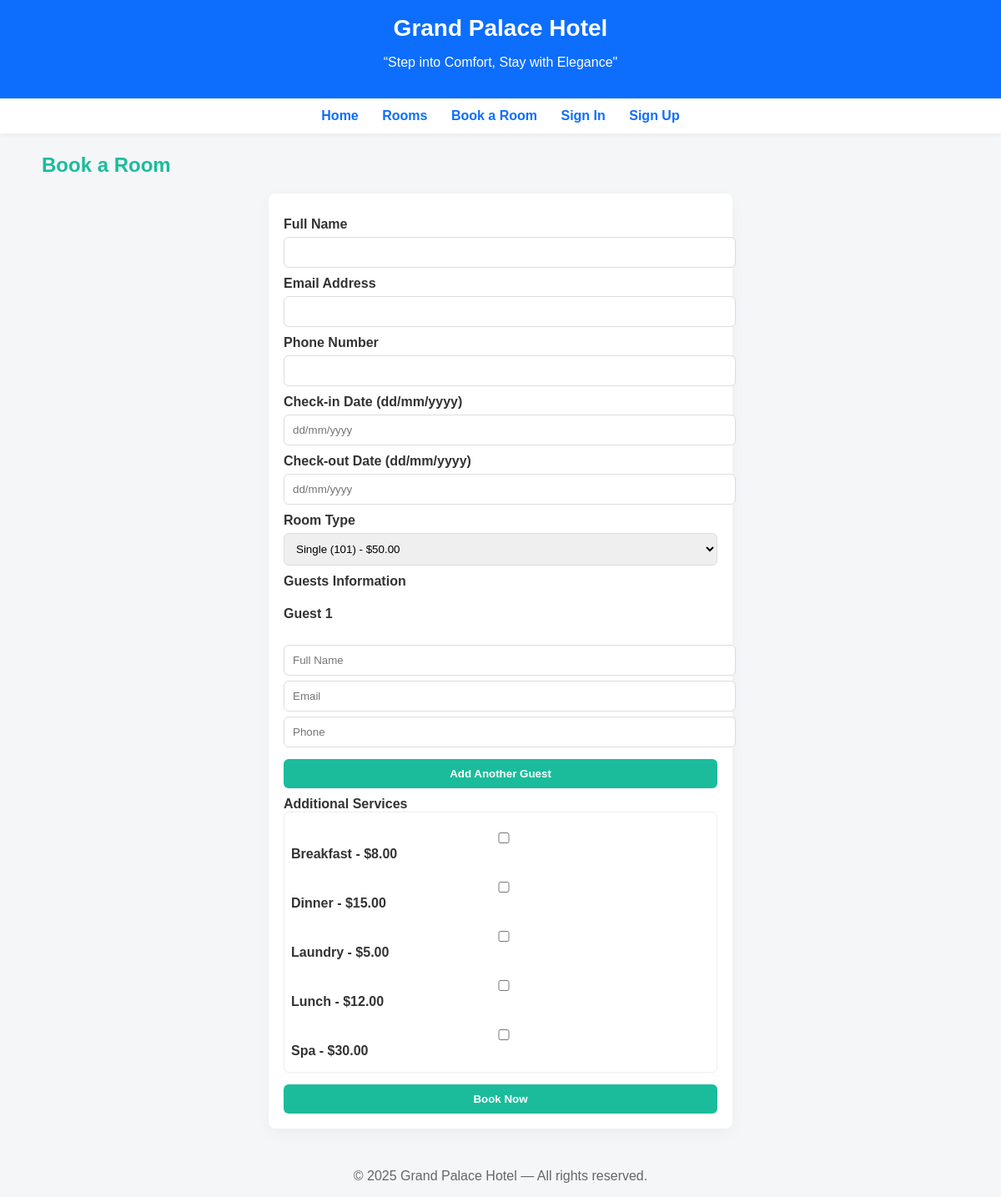
/hotel_management_system/bookroom.php?room_id=1, run on the app's committed database.
### tables this page shows
CREATE TABLE `rooms` (
  `id` int(11) NOT NULL,
  `room_no` varchar(50) NOT NULL,
  `type` varchar(100) NOT NULL,
  `description` text DEFAULT NULL,
  `price` decimal(10,2) NOT NULL DEFAULT 0.00,
  `image` varchar(255) DEFAULT NULL,
  `status` enum('available','occupied','maintenance','reserved') DEFAULT 'available',
  `created_at` timestamp NOT NULL DEFAULT current_timestamp()
);

CREATE TABLE `services` (
  `id` int(11) NOT NULL,
  `name` varchar(150) NOT NULL,
  `price` decimal(10,2) NOT NULL DEFAULT 0.00
);

### Hotel_Management_System/bookroom.php (the view, shortened to what this page needs)
<?php
require_once "includes/db.php";
$room_id = isset($_GET['room_id']) ? intval($_GET['room_id']) : 0;
$roomData = null;
if ($room_id) {
    $stmt = $conn->prepare("SELECT id,room_no,type,description,price FROM rooms WHERE id = ?");
    $stmt->bind_param("i",$room_id);
    $stmt->execute();
    $res = $stmt->get_result();
    $roomData = $res->fetch_assoc();
}
$svcRes = $conn->query("SELECT id,name,price FROM services ORDER BY name ASC");
$services = [];
while ($s = $svcRes->fetch_assoc()) $services[] = $s;
include("includes/header.php");
include("includes/navbar.php");
?>
<link rel="stylesheet" href="/hotel_management_system/css/bookroom.css">
<div class="container">
<h2 style="color:#1abc9c;">Book a Room</h2>
<form class="bookroom-form" method="post" action="bookroom.php" onsubmit="return prepareBookingDates()">
    <label for="name">Full Name</label>
    <input type="text" id="name" name="name" value="<?= htmlspecialchars($_SESSION['fullname'] ?? '') ?>" required>
    <label for="email">Email Address</label>
    <input type="email" id="email" name="email" value="<?= htmlspecialchars($_SESSION['email'] ?? '') ?>" required>
    <label for="phone">Phone Number</label>
    <input type="text" id="phone" name="phone" value="<?= htmlspecialchars($_SESSION['phone'] ?? '') ?>" required>
    <label for="checkin">Check-in Date (dd/mm/yyyy)</label>
    <input type="text" id="checkin" name="checkin" placeholder="dd/mm/yyyy" required>
    <label for="checkout">Check-out Date (dd/mm/yyyy)</label>
    <input type="text" id="checkout" name="checkout" placeholder="dd/mm/yyyy" required>
    <label for="roomtype">Room Type</label>
    <select id="roomtype" name="roomtype" required>
    <?php
    if ($roomData) {
        echo "<option value='".htmlspecialchars($roomData['type'])."'>".htmlspecialchars($roomData['type'])." (".$roomData['room_no'].") - $".$roomData['price']."</option>";
    } else {
        echo "<option value=''>Select a room type</option>";
        $r = $conn->query("SELECT DISTINCT type FROM rooms");
        while ($row = $r->fetch_assoc()) {
            echo "<option>".htmlspecialchars($row['type'])."</option>";
        }
    }
    ?>
    </select>
    <label>Guests Information</label>
    <div id="guests-container">
        <div class="guest" data-index="0">
            <h4>Guest 1</h4>
            <input type="text" name="guests[0][guest_name]" placeholder="Full Name" required>
            <input type="email" name="guests[0][guest_email]" placeholder="Email" required>
            <input type="text" name="guests[0][guest_phone]" placeholder="Phone" required>
        </div>
    </div>
    <button type="button" onclick="addGuest()">Add Another Guest</button>
    <?php if (!empty($services)): ?>
        <label>Additional Services</label>
        <div style="border:1px solid #eee; padding:8px; border-radius:6px;">
            <?php foreach ($services as $s): ?>
                <div style="display:flex; align-items:center; gap:12px; margin-bottom:8px;">
                    <label style="flex:1;">
                        <input type="checkbox" name="services[<?= $s['id'] ?>]" value="1" onchange="toggleQty(this, <?= $s['id'] ?>)">
                        <?= htmlspecialchars($s['name']) ?> - $<?= number_format($s['price'],2) ?>
                    </label>
                </div>
            <?php endforeach; ?>
        </div>
    <?php endif; ?>
    <button type="submit">Book Now</button>
</form>
</div>
<?php include("includes/footer.php"); ?>

### Hotel_Management_System/css/homepage.css (style rules this page uses)
body { font-family: Arial, sans-serif; margin:0; padding:0; background:#f4f6f8; color:#333; }
.container { max-width:1100px; margin:24px auto; padding:0 16px; }

### Hotel_Management_System/css/bookroom.css (style rules this page uses)
.bookroom-form { max-width:520px; margin:20px auto; background:#fff; padding:18px; border-radius:8px; box-shadow:0 6px 18px rgba(0,0,0,0.04); }
.bookroom-form label { display:block; margin-top:10px; font-weight:600; }
.bookroom-form input, .bookroom-form select { width:100%; padding:10px; margin-top:6px; border:1px solid #ddd; border-radius:6px; }
.bookroom-form button { margin-top:14px; padding:10px 14px; border:none; background:#1abc9c; color:#fff; border-radius:6px; cursor:pointer; width:100%; font-weight:700; }

### data on the page
rooms: roomtype "Single (101) - $50.00"
services: name "Breakfast", price "8.00"
services: name "Dinner", price "15.00"
services: name "Laundry", price "5.00"
services: name "Lunch", price "12.00"
services: name "Spa", price "30.00"
